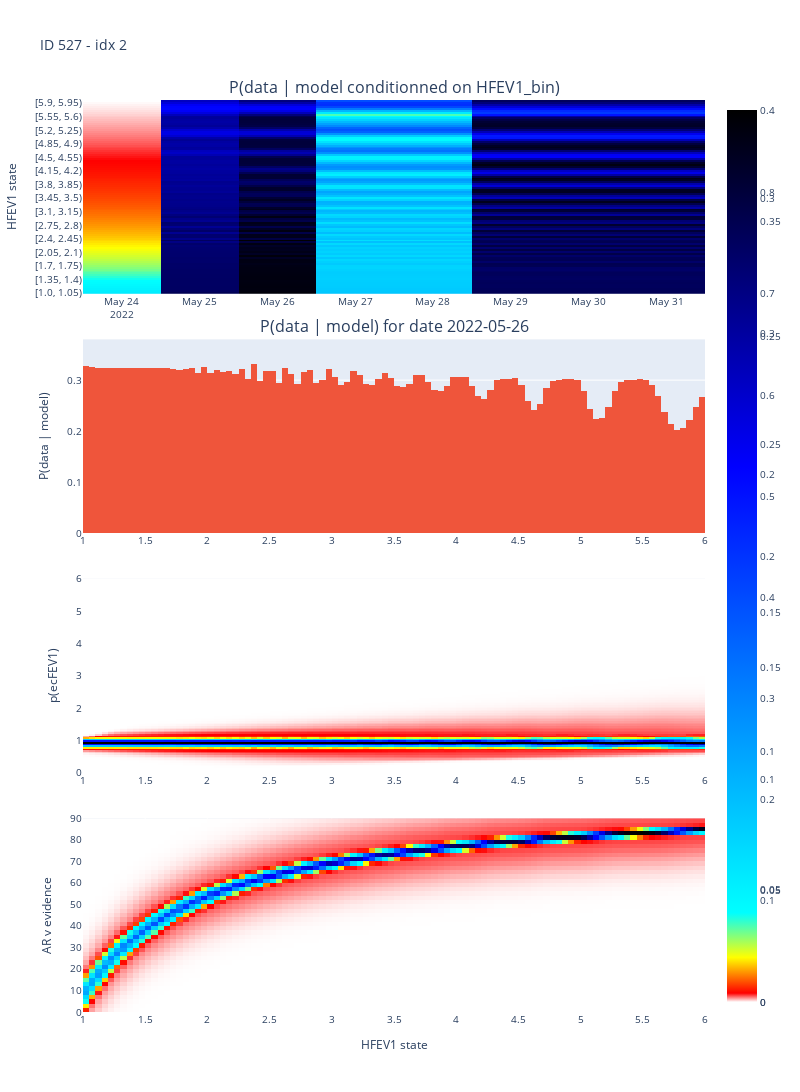

Notebook code for this chart:
### Code cell
# log_p_D_given_M = log_p_D_given_M_rough

# plot a heatmap of log_p_D_given_M, using the same colour scale as above
df1 = pd.DataFrame(
    data=np.exp(log_p_D_given_M),
    columns=HFEV1.get_bins_str(),
    index=dftmp["Date Recorded"].apply(lambda date: date.strftime("%Y-%m-%d")),
)

idx = 2
# idx = 7
fig = make_subplots(
    rows=4,
    subplot_titles=[
        "P(data | model conditionned on HFEV1_bin)",
        f"P(data | model) for date {df1.index[idx]}",
        # 'Evolution of airway resistance with HFEV1 instantiation'
    ],
    vertical_spacing=0.05,
)
colorscale = [
    [0, "white"],
    [0.01, "red"],
    [0.05, "yellow"],
    [0.1, "cyan"],
    [0.6, "blue"],
    [1, "black"],
]

fig.add_trace(
    go.Heatmap(z=df1.T, x=df1.index, y=df1.columns, coloraxis="coloraxis1"),
    row=1,
    col=1,
)
fig.update_yaxes(title=f"HFEV1 state", row=1, col=1)

ih.plot_histogram(fig, HFEV1, np.exp(log_p_D_given_M[idx, :]), 1, 6, 2, 1, annot=True)
# x axis for row 2: HFEV1 posterior when HFEV1 instanciated to 10
fig.update_xaxes(title=f"", row=2, col=1)
fig.update_yaxes(title=f"P(data | model)", row=2, col=1)

# Add p(ecFEV1)
ecFEV1_dist_with_obs = res_dict["ecFEV1"]
for i, obs in enumerate(dftmp["idx ecFEV1 (L)"].values):
    ecFEV1_dist_with_obs[i, obs, :] = 0.4

df3 = pd.DataFrame(
    data=ecFEV1_dist_with_obs[idx, :, :].T,
    # data=AR_given_M_and_all_D[idx, :, :].T,
    columns=ecFEV1.midbins,
    index=HFEV1.midbins,
)

fig.add_trace(
    go.Heatmap(
        z=df3.T,
        x=df3.index,
        y=df3.columns,
        coloraxis="coloraxis2",
    ),
    row=3,
    col=1,
)
fig.update_xaxes(title=f"", nticks=20, row=3, col=1)
fig.update_yaxes(title=f"p(ecFEV1)", nticks=8, row=3, col=1)

# Add p(ecFEF2575%ecFEV1)
# ecFEF2575_dist_with_obs = res_dict["ecFEF2575%ecFEV1"]
# for i, obs in enumerate(dftmp["idx ecFEF2575%ecFEV1"].values):
#     ecFEF2575_dist_with_obs[i, obs, :] = 0.4

# df4 = pd.DataFrame(
#     data=ecFEF2575_dist_with_obs[idx, :, :].T,
#     columns=ecFEF2575prctecFEV1.midbins,
#     index=HFEV1.midbins,
# )

# fig.add_trace(
#     go.Heatmap(
#         z=df4.T,
#         x=df4.index,
#         y=df4.columns,
#         coloraxis="coloraxis3",
#     ),
#     row=4,
#     col=1,
# )
# fig.update_xaxes(title=f"", nticks=20, row=4, col=1)
# fig.update_yaxes(title=f"p(ecFEF2575%ecFEV1)", nticks=8, row=4, col=1)

df2 = pd.DataFrame(
    data=res_dict["vevidence_ar"][idx, :, :].T,
    # data=AR_given_M_and_all_D[idx, :, :].T,
    columns=AR.midbins,
    index=HFEV1.midbins,
)
fig.add_trace(
    go.Heatmap(z=df2.T, x=df2.index, y=df2.columns, coloraxis="coloraxis3"),
    row=4,
    col=1,
)
fig.update_xaxes(title=f"HFEV1 state", nticks=20, row=4, col=1)
fig.update_yaxes(title=f"AR v evidence", nticks=10, row=4, col=1)

# Set colorscale for color axis
fig.update_layout(
    coloraxis1=dict(colorscale=colorscale),
    coloraxis2=dict(colorscale=colorscale),
    coloraxis3=dict(colorscale=colorscale),
)

title = f"ID {dftmp.ID.iloc[0]} - idx {idx}"
fig.update_layout(height=4000, width=800, title=title, font=dict(size=10))

fig.show()

### Figure 1 — Plotly figure (JSON) as saved in the notebook; plotly's stock layout.template omitted (floating-point values rounded to 4 significant figures; data arrays with more than 128 entries replaced by an {"elided": "..."} marker saying what was removed)
{"data": [{"coloraxis": "coloraxis", "type": "heatmap", "x": ["2022-05-24", "2022-05-25", "2022-05-26", "2022-05-27", "2022-05-30"], "xaxis": "x", "y": ["[1.0, 1.05)", "[1.05, 1.1)", "[1.1, 1.15)", "[1.15, 1.2)", "[1.2, 1.25)", "[1.25, 1.3)", "[1.3, 1.35)", "[1.35, 1.4)", "[1.4, 1.45)", "[1.45, 1.5)", "[1.5, 1.55)", "[1.55, 1.6)", "[1.6, 1.65)", "[1.65, 1.7)", "[1.7, 1.75)", "[1.75, 1.8)", "[1.8, 1.85)", "[1.85, 1.9)", "[1.9, 1.95)", "[1.95, 2.0)", "[2.0, 2.05)", "[2.05, 2.1)", "[2.1, 2.15)", "[2.15, 2.2)", "[2.2, 2.25)", "[2.25, 2.3)", "[2.3, 2.35)", "[2.35, 2.4)", "[2.4, 2.45)", "[2.45, 2.5)", "[2.5, 2.55)", "[2.55, 2.6)", "[2.6, 2.65)", "[2.65, 2.7)", "[2.7, 2.75)", "[2.75, 2.8)", "[2.8, 2.85)", "[2.85, 2.9)", "[2.9, 2.95)", "[2.95, 3.0)", "[3.0, 3.05)", "[3.05, 3.1)", "[3.1, 3.15)", "[3.15, 3.2)", "[3.2, 3.25)", "[3.25, 3.3)", "[3.3, 3.35)", "[3.35, 3.4)", "[3.4, 3.45)", "[3.45, 3.5)", "[3.5, 3.55)", "[3.55, 3.6)", "[3.6, 3.65)", "[3.65, 3.7)", "[3.7, 3.75)", "[3.75, 3.8)", "[3.8, 3.85)", "[3.85, 3.9)", "[3.9, 3.95)", "[3.95, 4.0)", "[4.0, 4.05)", "[4.05, 4.1)", "[4.1, 4.15)", "[4.15, 4.2)", "[4.2, 4.25)", "[4.25, 4.3)", "[4.3, 4.35)", "[4.35, 4.4)", "[4.4, 4.45)", "[4.45, 4.5)", "[4.5, 4.55)", "[4.55, 4.6)", "[4.6, 4.65)", "[4.65, 4.7)", "[4.7, 4.75)", "[4.75, 4.8)", "[4.8, 4.85)", "[4.85, 4.9)", "[4.9, 4.95)", "[4.95, 5.0)", "[5.0, 5.05)", "[5.05, 5.1)", "[5.1, 5.15)", "[5.15, 5.2)", "[5.2, 5.25)", "[5.25, 5.3)", "[5.3, 5.35)", "[5.35, 5.4)", "[5.4, 5.45)", "[5.45, 5.5)", "[5.5, 5.55)", "[5.55, 5.6)", "[5.6, 5.65)", "[5.65, 5.7)", "[5.7, 5.75)", "[5.75, 5.8)", "[5.8, 5.85)", "[5.85, 5.9)", "[5.9, 5.95)", "[5.95, 6.0)"], "yaxis": "y", "z": {"elided": "100x5 float values"}}, {"histfunc": "sum", "type": "histogram", "x": [1, 1.05, 1.1, 1.15, 1.2, 1.25, 1.3, 1.35, 1.4, 1.45, 1.5, 1.55, 1.6, 1.65, 1.7, 1.75, 1.8, 1.85, 1.9, 1.95, 2.0, 2.05, 2.1, 2.15, 2.2, 2.25, 2.3, 2.35, 2.4, 2.45, 2.5, 2.55, 2.6, 2.65, 2.7, 2.75, 2.8, 2.85, 2.9, 2.95, 3.0, 3.05, 3.1, 3.15, 3.2, 3.25, 3.3, 3.35, 3.4, 3.45, 3.5, 3.55, 3.6, 3.65, 3.7, 3.75, 3.8, 3.85, 3.9, 3.95, 4.0, 4.05, 4.1, 4.15, 4.2, 4.25, 4.3, 4.35, 4.4, 4.45, 4.5, 4.55, 4.6, 4.65, 4.7, 4.75, 4.8, 4.85, 4.9, 4.95, 5.0, 5.05, 5.1, 5.15, 5.2, 5.25, 5.3, 5.35, 5.4, 5.45, 5.5, 5.55, 5.6, 5.65, 5.7, 5.75, 5.8, 5.85, 5.9, 5.95], "xaxis": "x2", "xbins": {"end": 6, "size": 0.05, "start": 1}, "y": [0.3275, 0.3251, 0.3241, 0.3247, 0.3241, 0.324, 0.3235, 0.3245, 0.3244, 0.3237, 0.3231, 0.3229, 0.3231, 0.3229, 0.3216, 0.3198, 0.3222, 0.3229, 0.3137, 0.3262, 0.3138, 0.3204, 0.3162, 0.3176, 0.3119, 0.3227, 0.3015, 0.3319, 0.2982, 0.3182, 0.3182, 0.295, 0.3236, 0.3125, 0.2933, 0.3154, 0.3192, 0.2938, 0.2993, 0.3224, 0.3071, 0.2912, 0.2973, 0.3174, 0.31, 0.2922, 0.2905, 0.3022, 0.3142, 0.3044, 0.2879, 0.2868, 0.2931, 0.3095, 0.3097, 0.2956, 0.2814, 0.2789, 0.2881, 0.3053, 0.3053, 0.3061, 0.2891, 0.2695, 0.2634, 0.2813, 0.3006, 0.3025, 0.3031, 0.3038, 0.291, 0.2595, 0.242, 0.2529, 0.2841, 0.2993, 0.301, 0.302, 0.302, 0.3008, 0.2778, 0.2425, 0.2238, 0.2257, 0.2465, 0.2786, 0.2961, 0.2994, 0.3011, 0.3014, 0.3003, 0.291, 0.2695, 0.2382, 0.214, 0.2028, 0.2059, 0.2221, 0.2481, 0.2675], "yaxis": "y2"}, {"coloraxis": "coloraxis2", "type": "heatmap", "x": [1.025, 1.075, 1.125, 1.175, 1.225, 1.275, 1.325, 1.375, 1.425, 1.475, 1.525, 1.575, 1.625, 1.675, 1.725, 1.775, 1.825, 1.875, 1.925, 1.975, 2.025, 2.075, 2.125, 2.175, 2.225, 2.275, 2.325, 2.375, 2.425, 2.475, 2.525, 2.575, 2.625, 2.675, 2.725, 2.775, 2.825, 2.875, 2.925, 2.975, 3.025, 3.075, 3.125, 3.175, 3.225, 3.275, 3.325, 3.375, 3.425, 3.475, 3.525, 3.575, 3.625, 3.675, 3.725, 3.775, 3.825, 3.875, 3.925, 3.975, 4.025, 4.075, 4.125, 4.175, 4.225, 4.275, 4.325, 4.375, 4.425, 4.475, 4.525, 4.575, 4.625, 4.675, 4.725, 4.775, 4.825, 4.875, 4.925, 4.975, 5.025, 5.075, 5.125, 5.175, 5.225, 5.275, 5.325, 5.375, 5.425, 5.475, 5.525, 5.575, 5.625, 5.675, 5.725, 5.775, 5.825, 5.875, 5.925, 5.975], "xaxis": "x3", "y": [0.025, 0.075, 0.125, 0.175, 0.225, 0.275, 0.325, 0.375, 0.425, 0.475, 0.525, 0.575, 0.625, 0.675, 0.725, 0.775, 0.825, 0.875, 0.925, 0.975, 1.025, 1.075, 1.125, 1.175, 1.225, 1.275, 1.325, 1.375, 1.425, 1.475, 1.525, 1.575, 1.625, 1.675, 1.725, 1.775, 1.825, 1.875, 1.925, 1.975, 2.025, 2.075, 2.125, 2.175, 2.225, 2.275, 2.325, 2.375, 2.425, 2.475, 2.525, 2.575, 2.625, 2.675, 2.725, 2.775, 2.825, 2.875, 2.925, 2.975, 3.025, 3.075, 3.125, 3.175, 3.225, 3.275, 3.325, 3.375, 3.425, 3.475, 3.525, 3.575, 3.625, 3.675, 3.725, 3.775, 3.825, 3.875, 3.925, 3.975, 4.025, 4.075, 4.125, 4.175, 4.225, 4.275, 4.325, 4.375, 4.425, 4.475, 4.525, 4.575, 4.625, 4.675, 4.725, 4.775, 4.825, 4.875, 4.925, 4.975, 5.025, 5.075, 5.125, 5.175, 5.225, 5.275, 5.325, 5.375, 5.425, 5.475, 5.525, 5.575, 5.625, 5.675, 5.725, 5.775, 5.825, 5.875, 5.925, 5.975], "yaxis": "y3", "z": {"elided": "120x100 float values"}}, {"coloraxis": "coloraxis3", "type": "heatmap", "x": [1.025, 1.075, 1.125, 1.175, 1.225, 1.275, 1.325, 1.375, 1.425, 1.475, 1.525, 1.575, 1.625, 1.675, 1.725, 1.775, 1.825, 1.875, 1.925, 1.975, 2.025, 2.075, 2.125, 2.175, 2.225, 2.275, 2.325, 2.375, 2.425, 2.475, 2.525, 2.575, 2.625, 2.675, 2.725, 2.775, 2.825, 2.875, 2.925, 2.975, 3.025, 3.075, 3.125, 3.175, 3.225, 3.275, 3.325, 3.375, 3.425, 3.475, 3.525, 3.575, 3.625, 3.675, 3.725, 3.775, 3.825, 3.875, 3.925, 3.975, 4.025, 4.075, 4.125, 4.175, 4.225, 4.275, 4.325, 4.375, 4.425, 4.475, 4.525, 4.575, 4.625, 4.675, 4.725, 4.775, 4.825, 4.875, 4.925, 4.975, 5.025, 5.075, 5.125, 5.175, 5.225, 5.275, 5.325, 5.375, 5.425, 5.475, 5.525, 5.575, 5.625, 5.675, 5.725, 5.775, 5.825, 5.875, 5.925, 5.975], "xaxis": "x4", "y": [1, 3, 5, 7, 9, 11, 13, 15, 17, 19, 21, 23, 25, 27, 29, 31, 33, 35, 37, 39, 41, 43, 45, 47, 49, 51, 53, 55, 57, 59, 61, 63, 65, 67, 69, 71, 73, 75, 77, 79, 81, 83, 85, 87, 89], "yaxis": "y4", "z": {"elided": "45x100 float values"}}], "layout": {"annotations": [{"font": {"size": 16}, "showarrow": false, "text": "P(data | model conditionned on HFEV1_bin)", "x": 0.5, "xanchor": "center", "xref": "paper", "y": 1, "yanchor": "bottom", "yref": "paper"}, {"font": {"size": 16}, "showarrow": false, "text": "P(data | model) for date 2022-05-26", "x": 0.5, "xanchor": "center", "xref": "paper", "y": 0.7375, "yanchor": "bottom", "yref": "paper"}, {"font": {"size": 8}, "showarrow": false, "text": "100.34", "x": 100.3, "xref": "x2", "y": 0.3651, "yref": "y2"}], "coloraxis": {"colorscale": [[0, "white"], [0.01, "red"], [0.05, "yellow"], [0.1, "cyan"], [0.6, "blue"], [1, "black"]]}, "coloraxis2": {"colorscale": [[0, "white"], [0.01, "red"], [0.05, "yellow"], [0.1, "cyan"], [0.6, "blue"], [1, "black"]]}, "coloraxis3": {"colorscale": [[0, "white"], [0.01, "red"], [0.05, "yellow"], [0.1, "cyan"], [0.6, "blue"], [1, "black"]]}, "font": {"size": 10}, "height": 4000, "title": {"text": "ID 527 - idx 2"}, "width": 800, "xaxis": {"anchor": "y", "domain": [0, 1]}, "xaxis2": {"anchor": "y2", "domain": [0, 1], "nticks": 20, "range": [1, 6], "title": {"text": ""}}, "xaxis3": {"anchor": "y3", "domain": [0, 1], "nticks": 20, "title": {"text": ""}}, "xaxis4": {"anchor": "y4", "domain": [0, 1], "nticks": 20, "title": {"text": "HFEV1 state"}}, "yaxis": {"anchor": "x", "domain": [0.7875, 1], "title": {"text": "HFEV1 state"}}, "yaxis2": {"anchor": "x2", "domain": [0.525, 0.7375], "title": {"text": "P(data | model)"}}, "yaxis3": {"anchor": "x3", "domain": [0.2625, 0.475], "nticks": 8, "title": {"text": "p(ecFEV1)"}}, "yaxis4": {"anchor": "x4", "domain": [0, 0.2125], "nticks": 10, "title": {"text": "AR v evidence"}}}}
